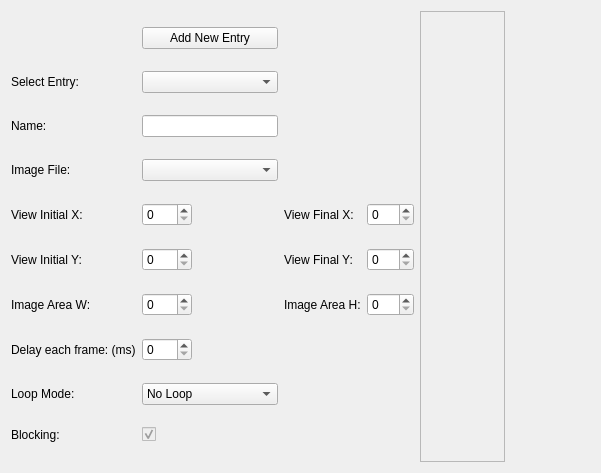
<?xml version="1.0" encoding="UTF-8"?>
<ui version="4.0">
 <class>tab_viewpoint</class>
 <widget class="QWidget" name="tab_viewpoint">
  <property name="geometry">
   <rect>
    <x>0</x>
    <y>0</y>
    <width>601</width>
    <height>473</height>
   </rect>
  </property>
  <property name="windowTitle">
   <string>Form</string>
  </property>
  <layout class="QGridLayout" name="gridLayout_3">
   <item row="0" column="1">
    <widget class="QScrollArea" name="scrollArea">
     <property name="widgetResizable">
      <bool>true</bool>
     </property>
     <widget class="QWidget" name="scrollAreaWidgetContents">
      <property name="geometry">
       <rect>
        <x>0</x>
        <y>0</y>
        <width>95</width>
        <height>453</height>
       </rect>
      </property>
      <layout class="QGridLayout" name="gridLayout_2">
       <item row="0" column="0">
        <widget class="ImageAreaPreview" name="image_preview_widget" native="true"/>
       </item>
      </layout>
     </widget>
    </widget>
   </item>
   <item row="0" column="0">
    <layout class="QGridLayout" name="gridLayout">
     <item row="4" column="2">
      <widget class="QLabel" name="label_6">
       <property name="text">
        <string>View Final X:</string>
       </property>
      </widget>
     </item>
     <item row="4" column="1">
      <widget class="QSpinBox" name="init_x_spinBox">
       <property name="maximumSize">
        <size>
         <width>50</width>
         <height>16777215</height>
        </size>
       </property>
       <property name="maximum">
        <number>999</number>
       </property>
      </widget>
     </item>
     <item row="2" column="0">
      <widget class="QLabel" name="label_2">
       <property name="text">
        <string>Name:</string>
       </property>
      </widget>
     </item>
     <item row="1" column="0">
      <widget class="QLabel" name="label">
       <property name="text">
        <string>Select Entry:</string>
       </property>
      </widget>
     </item>
     <item row="3" column="1">
      <widget class="QComboBox" name="filename_comboBox"/>
     </item>
     <item row="9" column="0">
      <widget class="QLabel" name="label_8">
       <property name="text">
        <string>Delay each frame: (ms)</string>
       </property>
      </widget>
     </item>
     <item row="11" column="1">
      <widget class="QCheckBox" name="blocking_checkBox">
       <property name="enabled">
        <bool>false</bool>
       </property>
       <property name="text">
        <string/>
       </property>
       <property name="shortcut">
        <string>Ctrl+S</string>
       </property>
       <property name="checked">
        <bool>true</bool>
       </property>
      </widget>
     </item>
     <item row="3" column="0">
      <widget class="QLabel" name="label_3">
       <property name="text">
        <string>Image File:</string>
       </property>
      </widget>
     </item>
     <item row="11" column="0">
      <widget class="QLabel" name="label_9">
       <property name="text">
        <string>Blocking:</string>
       </property>
      </widget>
     </item>
     <item row="2" column="1">
      <widget class="QLineEdit" name="name_textEdit"/>
     </item>
     <item row="1" column="1">
      <widget class="QComboBox" name="select_comboBox"/>
     </item>
     <item row="0" column="1">
      <widget class="QPushButton" name="add_Button">
       <property name="text">
        <string>Add New Entry</string>
       </property>
      </widget>
     </item>
     <item row="5" column="1">
      <widget class="QSpinBox" name="init_y_spinBox">
       <property name="maximumSize">
        <size>
         <width>50</width>
         <height>16777215</height>
        </size>
       </property>
       <property name="maximum">
        <number>999</number>
       </property>
      </widget>
     </item>
     <item row="9" column="1">
      <widget class="QSpinBox" name="delay_spinBox">
       <property name="maximumSize">
        <size>
         <width>50</width>
         <height>16777215</height>
        </size>
       </property>
       <property name="maximum">
        <number>9999</number>
       </property>
      </widget>
     </item>
     <item row="5" column="2">
      <widget class="QLabel" name="label_7">
       <property name="text">
        <string>View Final Y:</string>
       </property>
      </widget>
     </item>
     <item row="4" column="0">
      <widget class="QLabel" name="label_4">
       <property name="text">
        <string>View Initial X:</string>
       </property>
      </widget>
     </item>
     <item row="5" column="3">
      <widget class="QSpinBox" name="desty_spinBox">
       <property name="maximumSize">
        <size>
         <width>50</width>
         <height>16777215</height>
        </size>
       </property>
       <property name="maximum">
        <number>999</number>
       </property>
      </widget>
     </item>
     <item row="5" column="0">
      <widget class="QLabel" name="label_5">
       <property name="text">
        <string>View Initial Y:</string>
       </property>
      </widget>
     </item>
     <item row="4" column="3">
      <widget class="QSpinBox" name="destx_spinBox">
       <property name="maximumSize">
        <size>
         <width>50</width>
         <height>16777215</height>
        </size>
       </property>
       <property name="maximum">
        <number>999</number>
       </property>
      </widget>
     </item>
     <item row="6" column="0">
      <widget class="QLabel" name="label_10">
       <property name="text">
        <string>Image Area W:</string>
       </property>
      </widget>
     </item>
     <item row="6" column="1">
      <widget class="QSpinBox" name="img_area_w">
       <property name="maximumSize">
        <size>
         <width>50</width>
         <height>16777215</height>
        </size>
       </property>
       <property name="maximum">
        <number>320</number>
       </property>
      </widget>
     </item>
     <item row="6" column="2">
      <widget class="QLabel" name="label_12">
       <property name="text">
        <string>Image Area H:</string>
       </property>
      </widget>
     </item>
     <item row="6" column="3">
      <widget class="QSpinBox" name="img_area_h">
       <property name="maximumSize">
        <size>
         <width>50</width>
         <height>16777215</height>
        </size>
       </property>
       <property name="maximum">
        <number>240</number>
       </property>
      </widget>
     </item>
     <item row="10" column="0">
      <widget class="QLabel" name="label_14">
       <property name="text">
        <string>Loop Mode:</string>
       </property>
      </widget>
     </item>
     <item row="10" column="1">
      <widget class="QComboBox" name="comboBox">
       <item>
        <property name="text">
         <string>No Loop</string>
        </property>
       </item>
       <item>
        <property name="text">
         <string>Continuous Loop</string>
        </property>
       </item>
       <item>
        <property name="text">
         <string>Auto-Reverse Loop</string>
        </property>
       </item>
      </widget>
     </item>
    </layout>
   </item>
   <item row="0" column="2">
    <spacer name="horizontalSpacer">
     <property name="orientation">
      <enum>Qt::Horizontal</enum>
     </property>
     <property name="sizeHint" stdset="0">
      <size>
       <width>40</width>
       <height>20</height>
      </size>
     </property>
    </spacer>
   </item>
  </layout>
 </widget>
 <customwidgets>
  <customwidget>
   <class>ImageAreaPreview</class>
   <extends>QWidget</extends>
   <header>scenes/imageareapreview.h</header>
   <container>1</container>
  </customwidget>
 </customwidgets>
 <resources/>
 <connections/>
</ui>
